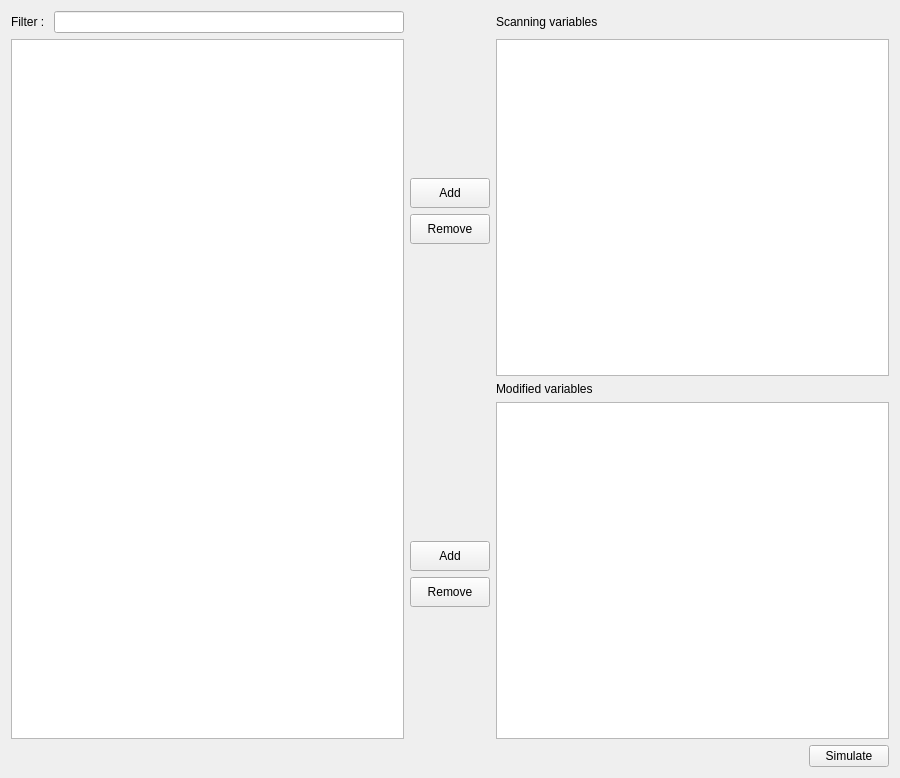
<?xml version="1.0" encoding="UTF-8"?>
<ui version="4.0">
 <class>WidgetOneSimVarsClass</class>
 <widget class="QWidget" name="WidgetOneSimVarsClass">
  <property name="geometry">
   <rect>
    <x>0</x>
    <y>0</y>
    <width>900</width>
    <height>778</height>
   </rect>
  </property>
  <property name="windowTitle">
   <string>Form</string>
  </property>
  <layout class="QGridLayout" name="gridLayout">
   <item row="2" column="1">
    <widget class="QPushButton" name="pushAddScanned">
     <property name="minimumSize">
      <size>
       <width>0</width>
       <height>30</height>
      </size>
     </property>
     <property name="text">
      <string>Add</string>
     </property>
    </widget>
   </item>
   <item row="1" column="0" rowspan="9">
    <widget class="QTableView" name="tableVariables">
     <property name="font">
      <font>
       <pointsize>7</pointsize>
      </font>
     </property>
     <property name="selectionBehavior">
      <enum>QAbstractItemView::SelectRows</enum>
     </property>
     <property name="sortingEnabled">
      <bool>true</bool>
     </property>
     <property name="cornerButtonEnabled">
      <bool>false</bool>
     </property>
    </widget>
   </item>
   <item row="0" column="0">
    <layout class="QHBoxLayout" name="horizontalLayout">
     <item>
      <widget class="QLabel" name="label">
       <property name="text">
        <string>Filter : </string>
       </property>
      </widget>
     </item>
     <item>
      <widget class="QLineEdit" name="lineVariableFilter"/>
     </item>
    </layout>
   </item>
   <item row="1" column="2" rowspan="4">
    <widget class="QTableView" name="tableScannedVariables">
     <property name="selectionBehavior">
      <enum>QAbstractItemView::SelectRows</enum>
     </property>
    </widget>
   </item>
   <item row="0" column="2">
    <widget class="QLabel" name="label_3">
     <property name="text">
      <string>Scanning variables</string>
     </property>
    </widget>
   </item>
   <item row="5" column="2">
    <widget class="QLabel" name="label_2">
     <property name="text">
      <string>Modified variables</string>
     </property>
    </widget>
   </item>
   <item row="6" column="1">
    <spacer name="verticalSpacer_3">
     <property name="orientation">
      <enum>Qt::Vertical</enum>
     </property>
     <property name="sizeHint" stdset="0">
      <size>
       <width>20</width>
       <height>40</height>
      </size>
     </property>
    </spacer>
   </item>
   <item row="3" column="1">
    <widget class="QPushButton" name="pushRemoveScanned">
     <property name="minimumSize">
      <size>
       <width>0</width>
       <height>30</height>
      </size>
     </property>
     <property name="text">
      <string>Remove</string>
     </property>
    </widget>
   </item>
   <item row="1" column="1">
    <spacer name="verticalSpacer_4">
     <property name="orientation">
      <enum>Qt::Vertical</enum>
     </property>
     <property name="sizeHint" stdset="0">
      <size>
       <width>20</width>
       <height>40</height>
      </size>
     </property>
    </spacer>
   </item>
   <item row="7" column="1">
    <widget class="QPushButton" name="pushAddOver">
     <property name="minimumSize">
      <size>
       <width>0</width>
       <height>30</height>
      </size>
     </property>
     <property name="text">
      <string>Add</string>
     </property>
    </widget>
   </item>
   <item row="6" column="2" rowspan="4">
    <widget class="QTableView" name="tableOverwritedVariables">
     <property name="font">
      <font>
       <pointsize>7</pointsize>
      </font>
     </property>
     <property name="selectionBehavior">
      <enum>QAbstractItemView::SelectRows</enum>
     </property>
     <property name="sortingEnabled">
      <bool>true</bool>
     </property>
    </widget>
   </item>
   <item row="8" column="1">
    <widget class="QPushButton" name="pushRemoveOver">
     <property name="minimumSize">
      <size>
       <width>0</width>
       <height>30</height>
      </size>
     </property>
     <property name="text">
      <string>Remove</string>
     </property>
    </widget>
   </item>
   <item row="9" column="1">
    <spacer name="verticalSpacer_2">
     <property name="orientation">
      <enum>Qt::Vertical</enum>
     </property>
     <property name="sizeHint" stdset="0">
      <size>
       <width>20</width>
       <height>40</height>
      </size>
     </property>
    </spacer>
   </item>
   <item row="4" column="1">
    <spacer name="verticalSpacer_5">
     <property name="orientation">
      <enum>Qt::Vertical</enum>
     </property>
     <property name="sizeHint" stdset="0">
      <size>
       <width>20</width>
       <height>40</height>
      </size>
     </property>
    </spacer>
   </item>
   <item row="14" column="0" colspan="3">
    <layout class="QGridLayout" name="gridLayout_2">
     <property name="sizeConstraint">
      <enum>QLayout::SetDefaultConstraint</enum>
     </property>
     <item row="0" column="1">
      <widget class="QPushButton" name="pushSimulate">
       <property name="maximumSize">
        <size>
         <width>100</width>
         <height>16777215</height>
        </size>
       </property>
       <property name="layoutDirection">
        <enum>Qt::LeftToRight</enum>
       </property>
       <property name="text">
        <string>Simulate</string>
       </property>
       <property name="icon">
        <iconset resource="../Resources/mineit.qrc">
         <normaloff>:/icons/Play</normaloff>:/icons/Play</iconset>
       </property>
      </widget>
     </item>
     <item row="0" column="0">
      <spacer name="horizontalSpacer">
       <property name="orientation">
        <enum>Qt::Horizontal</enum>
       </property>
       <property name="sizeHint" stdset="0">
        <size>
         <width>40</width>
         <height>20</height>
        </size>
       </property>
      </spacer>
     </item>
    </layout>
   </item>
  </layout>
 </widget>
 <resources>
  <include location="../Resources/mineit.qrc"/>
 </resources>
 <connections/>
</ui>
